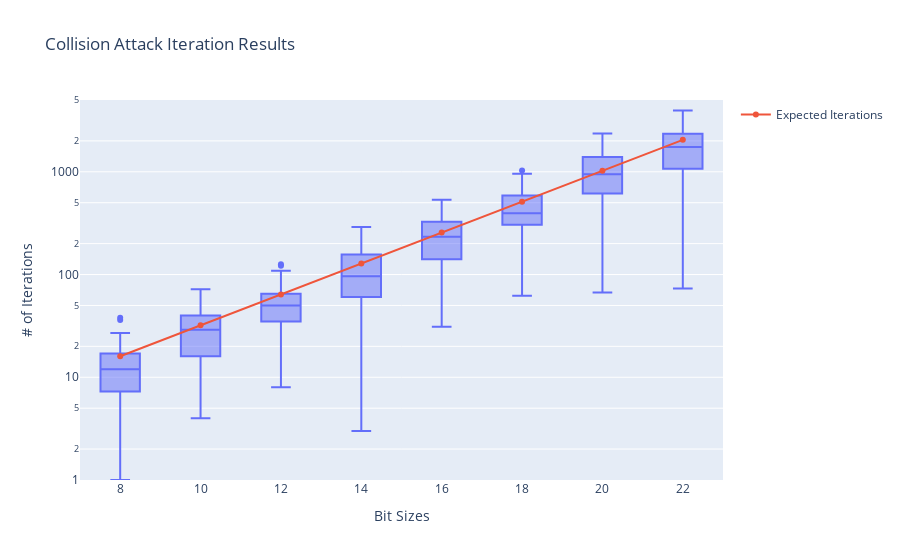

This figure's notebook cell:
### Code cell
colDF = pd.DataFrame(col_trials)

fig = px.box(colDF, points='outliers', log_y=True, range_y=(1, 5000), title="Collision Attack Iteration Results",
                     labels={'variable': 'Bit Sizes', 'value': '# of Iterations'}, )
fig.add_scatter(x=list(col_expected.keys()), y=list(col_expected.values()), name='Expected Iterations')
fig.show()

### Figure 1 — Plotly figure (JSON) as saved in the notebook; plotly's stock layout.template omitted (floating-point values rounded to 4 significant figures; data arrays with more than 128 entries replaced by an {"elided": "..."} marker saying what was removed)
{"data": [{"alignmentgroup": "True", "boxpoints": "outliers", "hovertemplate": "Bit Sizes=%{x}<br># of Iterations=%{y}<extra></extra>", "legendgroup": "", "marker": {"color": "#636efa"}, "name": "", "notched": false, "offsetgroup": "", "orientation": "v", "showlegend": false, "type": "box", "x": {"elided": "600 str values"}, "x0": " ", "xaxis": "x", "y": {"elided": "600 int values"}, "y0": " ", "yaxis": "y"}, {"name": "Expected Iterations", "type": "scatter", "x": [8, 10, 12, 14, 16, 18, 20, 22], "y": [16, 32, 64, 128, 256, 512, 1024, 2048]}], "layout": {"boxmode": "group", "legend": {"tracegroupgap": 0}, "title": {"text": "Collision Attack Iteration Results"}, "xaxis": {"anchor": "y", "domain": [0, 1], "title": {"text": "Bit Sizes"}}, "yaxis": {"anchor": "x", "domain": [0, 1], "range": [0, 3.699], "title": {"text": "# of Iterations"}, "type": "log"}}}
